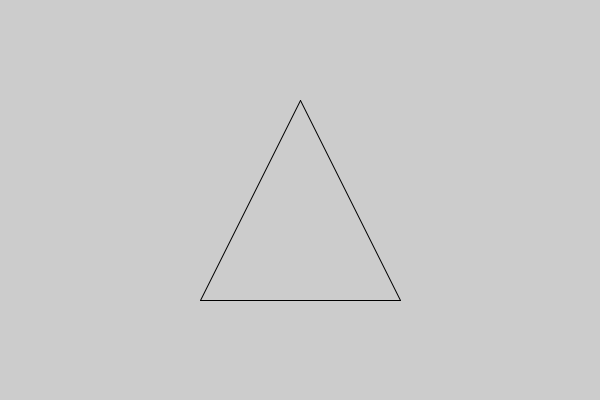
Frame 1 (no input)
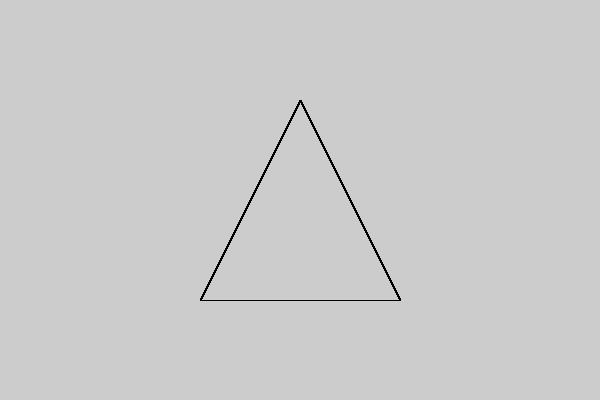
Frame 60 (the mouse pressed at the canvas centre just before this capture)
Frame 120 (the mouse held since frame 60 and released just before this capture): identical to frame 60, image omitted

The Processing sketch that drew these frames (run headless with seeded random() and noise(); from frame 60 on, the mouse is pressed at the canvas centre):

// Processing sketch: DEBER1
// ── DEBER1.pde
//VARIABLES GLOBALES
int centerX, centerY; //VARIABLES PARA OBTENER EL CENTRO DE LA PANTALLA





void setup (){
  size(600,400);//TMANO PANTALLA
  centerX= width/2;//300 PANTALLA
  centerY= height/2;//200 PANTALLA
  
  
    
}




void draw(){
  
  line(centerX-100, centerY+100, centerX+100, centerY+100); //LINEA HORIZONTAL
  line(centerX-100, centerY+100, centerX, centerY-100); //DIAGONAL IZQUIERDA
  line(centerX+100, centerY+100, centerX, centerY-100);//DIAGONAL DERECHA
  
    
}
